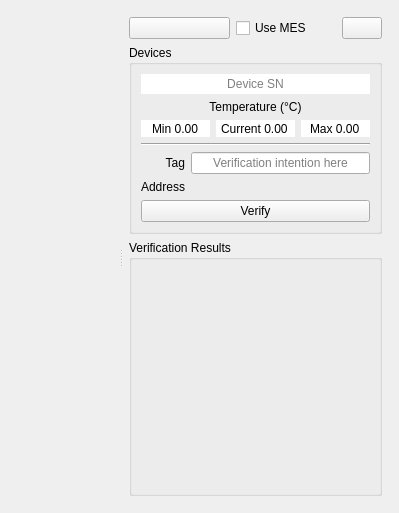
<?xml version="1.0" encoding="UTF-8"?>
<ui version="4.0">
 <class>tl::StereoCameraVerificationView</class>
 <widget class="QWidget" name="tl::StereoCameraVerificationView">
  <property name="geometry">
   <rect>
    <x>0</x>
    <y>0</y>
    <width>399</width>
    <height>513</height>
   </rect>
  </property>
  <property name="windowTitle">
   <string/>
  </property>
  <layout class="QVBoxLayout" name="verticalLayout_3">
   <item>
    <widget class="QSplitter" name="splitter">
     <property name="orientation">
      <enum>Qt::Horizontal</enum>
     </property>
     <property name="childrenCollapsible">
      <bool>false</bool>
     </property>
     <widget class="QtImageView" name="imageView" native="true">
      <property name="sizePolicy">
       <sizepolicy hsizetype="Expanding" vsizetype="Preferred">
        <horstretch>0</horstretch>
        <verstretch>0</verstretch>
       </sizepolicy>
      </property>
     </widget>
     <widget class="QWidget" name="right" native="true">
      <property name="sizePolicy">
       <sizepolicy hsizetype="Minimum" vsizetype="Preferred">
        <horstretch>0</horstretch>
        <verstretch>0</verstretch>
       </sizepolicy>
      </property>
      <layout class="QVBoxLayout" name="verticalLayout">
       <property name="leftMargin">
        <number>6</number>
       </property>
       <property name="topMargin">
        <number>6</number>
       </property>
       <property name="rightMargin">
        <number>6</number>
       </property>
       <property name="bottomMargin">
        <number>6</number>
       </property>
       <item>
        <layout class="QHBoxLayout" name="horizontalLayout">
         <item>
          <widget class="QtSwitchButton" name="serviceBtn">
           <property name="sizePolicy">
            <sizepolicy hsizetype="Preferred" vsizetype="Fixed">
             <horstretch>0</horstretch>
             <verstretch>0</verstretch>
            </sizepolicy>
           </property>
           <property name="text">
            <string/>
           </property>
           <property name="iconSize">
            <size>
             <width>18</width>
             <height>18</height>
            </size>
           </property>
           <property name="checkable">
            <bool>true</bool>
           </property>
          </widget>
         </item>
         <item>
          <widget class="QCheckBox" name="useMes">
           <property name="text">
            <string>Use MES</string>
           </property>
          </widget>
         </item>
         <item>
          <widget class="QPushButton" name="settingsBtn">
           <property name="sizePolicy">
            <sizepolicy hsizetype="Fixed" vsizetype="Fixed">
             <horstretch>0</horstretch>
             <verstretch>0</verstretch>
            </sizepolicy>
           </property>
           <property name="text">
            <string/>
           </property>
           <property name="icon">
            <iconset resource="resources/app.qrc">
             <normaloff>:/icons/cog.png</normaloff>:/icons/cog.png</iconset>
           </property>
           <property name="iconSize">
            <size>
             <width>18</width>
             <height>18</height>
            </size>
           </property>
          </widget>
         </item>
        </layout>
       </item>
       <item>
        <widget class="QGroupBox" name="deviceBox">
         <property name="title">
          <string>Devices</string>
         </property>
         <layout class="QVBoxLayout" name="verticalLayout_2">
          <item>
           <widget class="QLineEdit" name="deviceSN">
            <property name="frame">
             <bool>false</bool>
            </property>
            <property name="alignment">
             <set>Qt::AlignCenter</set>
            </property>
            <property name="readOnly">
             <bool>true</bool>
            </property>
            <property name="placeholderText">
             <string>Device SN</string>
            </property>
            <property name="clearButtonEnabled">
             <bool>false</bool>
            </property>
           </widget>
          </item>
          <item>
           <layout class="QGridLayout" name="temperatureBox">
            <item row="1" column="0">
             <widget class="QDoubleSpinBox" name="refMinTemp">
              <property name="frame">
               <bool>false</bool>
              </property>
              <property name="alignment">
               <set>Qt::AlignCenter</set>
              </property>
              <property name="readOnly">
               <bool>true</bool>
              </property>
              <property name="buttonSymbols">
               <enum>QAbstractSpinBox::NoButtons</enum>
              </property>
              <property name="prefix">
               <string>Min </string>
              </property>
             </widget>
            </item>
            <item row="1" column="2">
             <widget class="QDoubleSpinBox" name="refMaxTemp">
              <property name="frame">
               <bool>false</bool>
              </property>
              <property name="alignment">
               <set>Qt::AlignCenter</set>
              </property>
              <property name="readOnly">
               <bool>true</bool>
              </property>
              <property name="buttonSymbols">
               <enum>QAbstractSpinBox::NoButtons</enum>
              </property>
              <property name="prefix">
               <string>Max </string>
              </property>
             </widget>
            </item>
            <item row="1" column="1">
             <widget class="QDoubleSpinBox" name="currentTemp">
              <property name="frame">
               <bool>false</bool>
              </property>
              <property name="alignment">
               <set>Qt::AlignCenter</set>
              </property>
              <property name="readOnly">
               <bool>true</bool>
              </property>
              <property name="buttonSymbols">
               <enum>QAbstractSpinBox::NoButtons</enum>
              </property>
              <property name="prefix">
               <string>Current </string>
              </property>
              <property name="suffix">
               <string/>
              </property>
             </widget>
            </item>
            <item row="0" column="0" colspan="3">
             <widget class="QLabel" name="refTempLabel">
              <property name="text">
               <string>Temperature (°C)</string>
              </property>
              <property name="alignment">
               <set>Qt::AlignCenter</set>
              </property>
             </widget>
            </item>
           </layout>
          </item>
          <item>
           <widget class="Line" name="line">
            <property name="orientation">
             <enum>Qt::Horizontal</enum>
            </property>
           </widget>
          </item>
          <item>
           <layout class="QGridLayout" name="gridLayout">
            <item row="0" column="1">
             <widget class="QLineEdit" name="tag">
              <property name="alignment">
               <set>Qt::AlignCenter</set>
              </property>
              <property name="placeholderText">
               <string>Verification intention here</string>
              </property>
              <property name="clearButtonEnabled">
               <bool>true</bool>
              </property>
             </widget>
            </item>
            <item row="0" column="0">
             <widget class="QLabel" name="tagLabel">
              <property name="text">
               <string>Tag</string>
              </property>
              <property name="alignment">
               <set>Qt::AlignRight|Qt::AlignTrailing|Qt::AlignVCenter</set>
              </property>
              <property name="buddy">
               <cstring>tag</cstring>
              </property>
             </widget>
            </item>
            <item row="1" column="1">
             <widget class="QtIPv4LineEdit" name="hostAddress" native="true"/>
            </item>
            <item row="1" column="0">
             <widget class="QLabel" name="hostAddressLabel">
              <property name="text">
               <string>Address</string>
              </property>
              <property name="buddy">
               <cstring>hostAddress</cstring>
              </property>
             </widget>
            </item>
           </layout>
          </item>
          <item>
           <widget class="QPushButton" name="verifyBtn">
            <property name="text">
             <string>Verify</string>
            </property>
           </widget>
          </item>
         </layout>
        </widget>
       </item>
       <item>
        <widget class="QGroupBox" name="resultsBox">
         <property name="sizePolicy">
          <sizepolicy hsizetype="Preferred" vsizetype="Expanding">
           <horstretch>0</horstretch>
           <verstretch>0</verstretch>
          </sizepolicy>
         </property>
         <property name="title">
          <string>Verification Results</string>
         </property>
         <layout class="QVBoxLayout" name="verticalLayout_5">
          <item>
           <widget class="QtLedIndicator" name="status" native="true"/>
          </item>
          <item>
           <widget class="StereoModuleVerifyResultView" name="report" native="true"/>
          </item>
         </layout>
        </widget>
       </item>
      </layout>
     </widget>
    </widget>
   </item>
  </layout>
 </widget>
 <customwidgets>
  <customwidget>
   <class>QtSwitchButton</class>
   <extends>QPushButton</extends>
   <header>application/gui/qtswitchbutton.h</header>
  </customwidget>
  <customwidget>
   <class>QtImageView</class>
   <extends>QWidget</extends>
   <header>application/gui/qtimageview.h</header>
   <container>1</container>
  </customwidget>
  <customwidget>
   <class>QtLedIndicator</class>
   <extends>QWidget</extends>
   <header>application/gui/qtledindicator.h</header>
   <container>1</container>
  </customwidget>
  <customwidget>
   <class>QtIPv4LineEdit</class>
   <extends>QWidget</extends>
   <header>application/gui/qtipv4lineedit.h</header>
   <container>1</container>
  </customwidget>
  <customwidget>
   <class>StereoModuleVerifyResultView</class>
   <extends>QWidget</extends>
   <header>application/StereoModuleVerifyResultView.h</header>
   <container>1</container>
  </customwidget>
 </customwidgets>
 <resources>
  <include location="resources/app.qrc"/>
 </resources>
 <connections/>
</ui>
